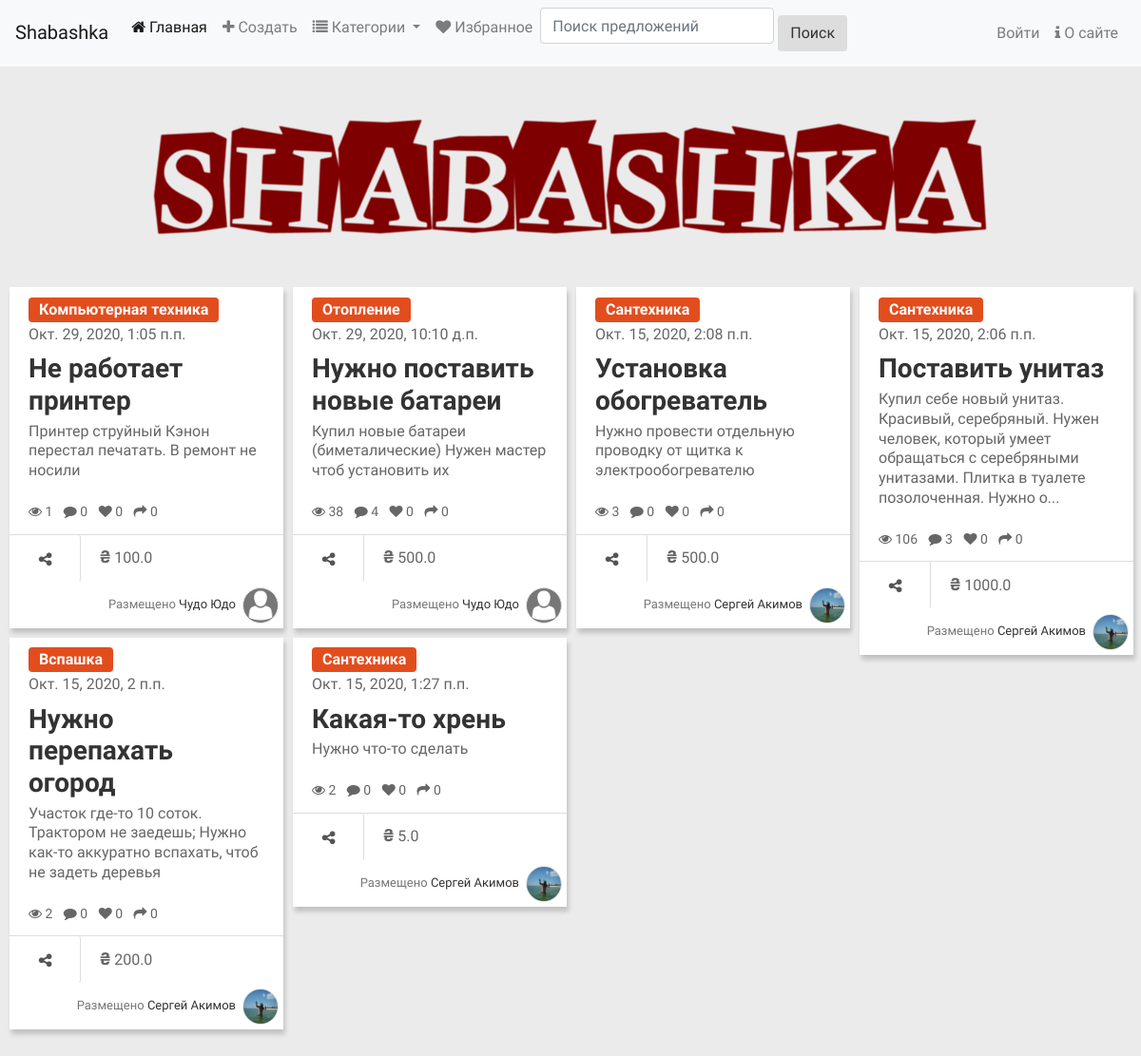
The app's page /, older data.
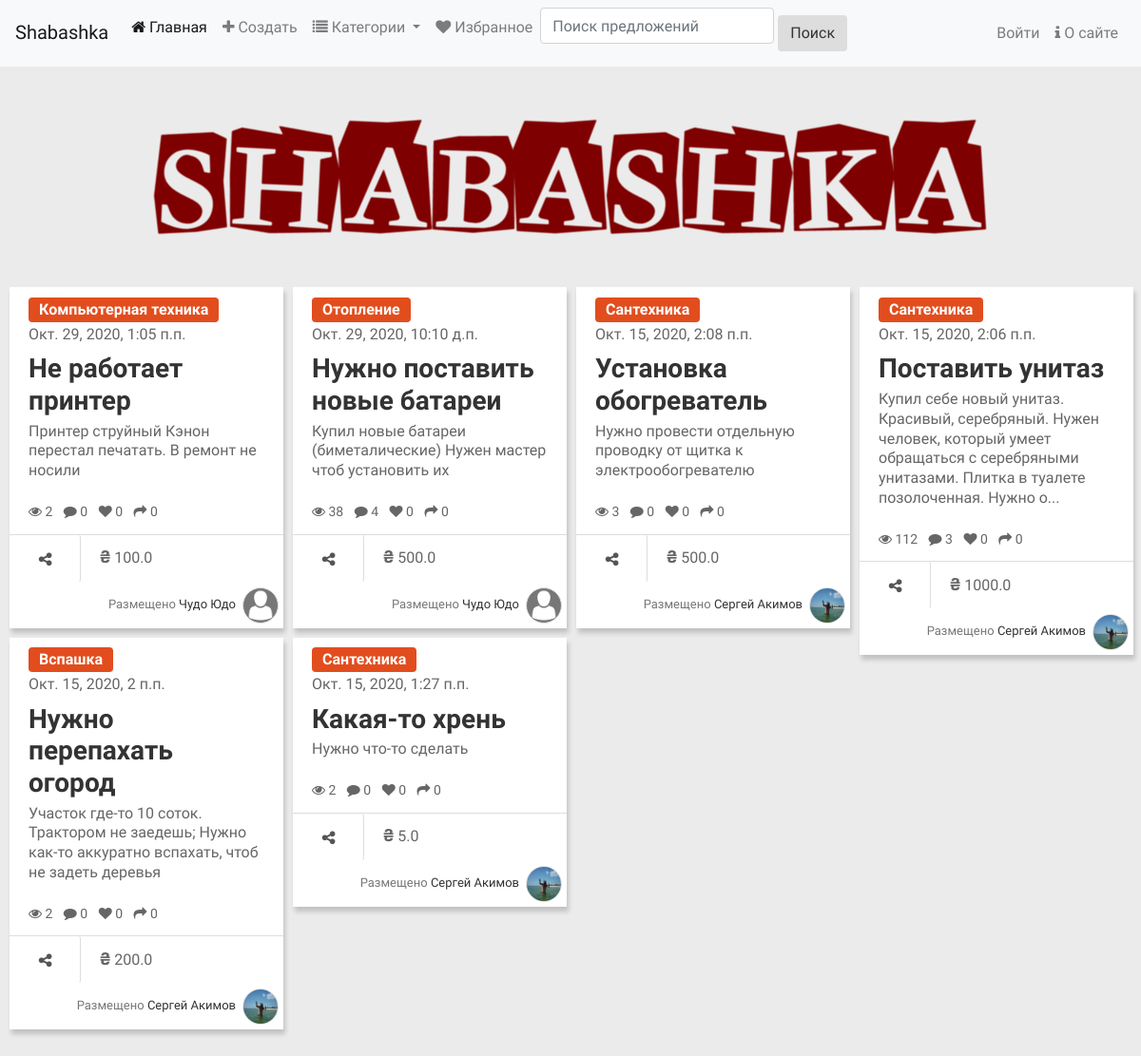
The same page, newer data.
### main/models.py (models this page shows, shortened)
class Offer(models.Model):
    STATUS = [
        ('n', 'Новое'),
        ('a', 'Принято'),
        ('d', 'Выполнено')
    ]
    category = models.ForeignKey(SubCategory, on_delete=models.PROTECT, verbose_name="Категория")
    title = models.CharField(max_length=64, verbose_name="Предложение")
    content = models.TextField(verbose_name="Описание")
    price = models.FloatField(default=0, verbose_name="Цена")
    image = models.ImageField(blank=True, upload_to=get_timestamp_path, verbose_name="Фото")
    author = models.ForeignKey(ShaUser, on_delete=models.CASCADE, verbose_name="Автор")
    is_active = models.BooleanField(default=True, db_index=True, verbose_name="Активное")
    created = models.DateTimeField(auto_now_add=True, db_index=True, verbose_name="Опубликовано" )
    reviews = models.IntegerField(default=0, verbose_name="Просмотров")
    shared = models.IntegerField(default=0, verbose_name="Поделились")
    status = models.CharField(max_length=1, default='n', null=True, blank=True, db_index=True, choices=STATUS, verbose_name="Статус")
    winner = models.ForeignKey(ShaUser, on_delete=models.SET_NULL, null=True, blank=True, related_name="accepted_offers" , verbose_name="Исполнитель")
    class Meta:
        verbose_name = "Предложение"
        verbose_name_plural = "Предложения"
        ordering = ["-created"]

class Category(models.Model):
    name = models.CharField(max_length=20, unique=True, db_index=True, verbose_name="Название")
    order = models.SmallIntegerField(default=0, db_index=True, verbose_name="Порядок")
    super_category = models.ForeignKey('SuperCategory', on_delete=models.PROTECT, null=True, blank=True,
                                        verbose_name="Надкатегория")

class ShaUser(AbstractUser):
    is_activated = models.BooleanField(default=True, db_index=True, verbose_name="Активирован")
    send_message = models.BooleanField(default=True, db_index=True, verbose_name="Отправлять оповещения?")
    location = models.CharField(max_length=64, null=True, blank=True, verbose_name="Населенный пункт" )
    average_rating = models.DecimalField(max_digits=2, decimal_places=1, null=True, blank=True, verbose_name="Средний рейтинг")
    favorite = models.ManyToManyField("self", symmetrical=False, blank=True, related_name="followers", verbose_name="Избранное")
    class Meta(AbstractUser.Meta):
        pass

class ShaUserAvatar(models.Model):
    user = models.OneToOneField(ShaUser, on_delete=models.CASCADE, related_name="avatar", verbose_name="Пользователь",)
    image = models.ImageField(verbose_name="Аватар")
    class Meta:
        verbose_name = "Аватар"
        verbose_name_plural = "Аватары"

### main/views.py (the view)
# urls.py: path('', views.index, name="index"),
def index(request):
    offers = Offer.objects.filter(is_active=True)
    paginator = Paginator(offers, 30)
    if 'page' in request.GET:
        page_num = request.GET['page']
    else:
        page_num = 1
    page = paginator.get_page(page_num)
    if 'keyword' in request.GET:
        keyword = request.GET["keyword"]
        q = Q(title__icontains=keyword) | Q(content__icontains=keyword)
        offers = offers.filter(q)
    else:
        keyword = ''
    form = SearchForm(initial={'keyword': keyword})
    context = {"offers": offers, "page": page, 'searchForm': form}
    return render(request, "main/index.html", context)

### main/forms.py
class SearchForm(forms.Form):
    keyword = forms.CharField(required=False, max_length=20, label='',
              widget=forms.TextInput(attrs={"placeholder": "Поиск предложений"}) )

### main/models.py (called while the page is built)
    def get_queryset(self):
        return super().get_queryset().filter(super_category__isnull=False)

### main/templatetags/custom_tags.py (called while the page is built)
@register.simple_tag()
def limit_text(content):
    if len(content) > 150:
        return content[:150] + '...'
    else:
        return content

@register.filter
def in_followers(user, author):
    count = author.followers.filter(pk=user.id).count()
    return count > 0

### main/templates/main/index.html (shortened to what this page needs)
{% extends 'main/layout.html' %}
{% load static %}
{% load thumbnail %}
{% load bootstrap4 %}
{% load custom_tags %}
{% block body %}
<header>
	<div class="logo">
	  <a href="index.html"><img src="{% static 'main/images/logo.png' %}"></a>
	</div>
  </header>
	<div id="page-content" class="index-page">
		<div id="container">
			{% for offer in offers %}
			<div class="item">
				<div class="content-item">
					{% url 'main:detail' category_pk=offer.category.pk pk=offer.pk as url %}
					<a href="{% url 'main:by_category' pk=offer.category.pk %}" class="btn btn-small btn-{{offer.category.super_category.order}}">{{offer.category.name}}</a>
					<div class="time"> {{offer.created}}</div>
					<h3 class="title-item"><a href="{{url}}{{all}}">{{offer.title}}</a></h3>
					<p class="info">{% limit_text offer.content %}</p>
					<ul class="list-inline">
						<li class="list-inline-item"><i class="fa fa-eye"></i> {{ offer.reviews }} </li>
						<li class="list-inline-item"><i class="fa fa-comment"></i> {{offer.comment_set.count}}</li>
						<li class="list-inline-item"><i class="fa fa-heart
							"></i>
							{{ offer.author.followers.count }} </li>
						<li class="list-inline-item"><i class="fa fa-share"></i> {{offer.shared}}</li>
					</ul>
				</div>
				<div class="bottom-item">
					<a href="#" class="btn btn-share share"><i class="fa fa-share-alt"></i> </a>
					<span class="mx-3"><span class="uah">&#8372</span> {{offer.price}}</span>
					<span class="user f-right">Размещено
						<a href="{% url 'main:profile_by_id' pk=offer.author.pk %}">
							{% if offer.author.first_name and offer.author.last_name %}
							{{offer.author.first_name}} {{offer.author.last_name}}
							{% else %}
							{{offer.author}}
							{% endif %}
						</a>
						{% if offer.author.avatar.image %}
						<img class="border profile-img rounded-circle" src="{% thumbnail offer.author.avatar.image 'default' %}" alt="">
						{% else %}
						<img class="border profile-img rounded-circle" style="background-color: #777;" src="{% static 'main/images/profile-ph.png' %}" alt="">
						{% endif %}
					</span>
				</div>
			</div>
	{% endfor %}
	</div>
	</div>
{% endblock %}

Row changes from the older to the newer data that the page shows:
changed Offer "Не работает принтер": reviews "1" → "2"
changed Offer "Поставить унитаз": reviews "106" → "112"
